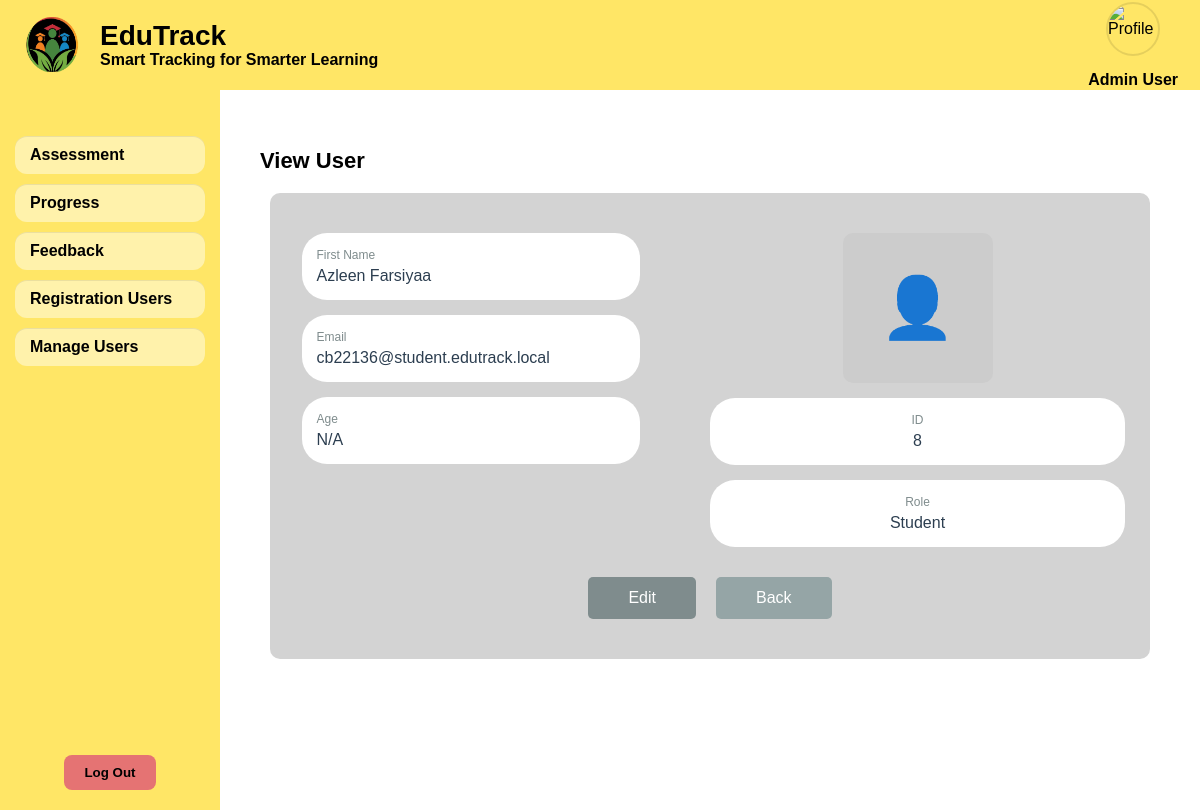
The app's page /view_user.php?id=8 (signed in) with its own data.
### tables this page shows
CREATE TABLE `user` (
  `userID` int NOT NULL,
  `full_name` varchar(255) NOT NULL,
  `email` varchar(255) NOT NULL,
  `password_hash` varchar(255) NOT NULL,
  `role` enum('student','lecturer','admin') NOT NULL,
  `status` enum('pending','active','deactivated','rejected') NOT NULL DEFAULT 'pending',
  `age` int DEFAULT NULL,
  `approved_at` timestamp NULL DEFAULT NULL,
  `created_at` timestamp NOT NULL DEFAULT CURRENT_TIMESTAMP,
  `updated_at` timestamp NOT NULL DEFAULT CURRENT_TIMESTAMP ON UPDATE CURRENT_TIMESTAMP,
  `last_login_at` timestamp NULL DEFAULT NULL,
  `deleted_at` timestamp NULL DEFAULT NULL,
  `force_password_reset` tinyint(1) NOT NULL DEFAULT '0'
);

### includes/functions.php (called while the page is built, shortened)
<?php
function get_user_by_id($conn, $userID)
{
    $stmt = $conn->prepare("SELECT * FROM user WHERE userID = ? AND deleted_at IS NULL");
    $stmt->bind_param("i", $userID);
    $stmt->execute();
    $result = $stmt->get_result();
    return $result->fetch_assoc();
}

### view_user.php (the view, shortened to what this page needs)
<?php
require_once 'config.php';
require_once 'includes/functions.php';
$user = get_user_by_id($conn, $_SESSION['userID']);
$userID = intval($_GET['id']);
$viewedUser = get_user_by_id($conn, $userID);
?>
<!DOCTYPE html>
<html lang="en">
<head>
    <link rel="stylesheet" href="style.css">
</head>
<body>
    <div class="header admin-theme">
        <div class="brand">
            <img src="assets/logoedutrack.png" alt="EduTrack Logo">
            <div class="title">
                <h1>EduTrack</h1>
                <span>Smart Tracking for Smarter Learning</span>
            </div>
        </div>
        <div class="user-info">
            <?php if (!empty($user['profile_picture']) && file_exists($user['profile_picture'])): ?>
                <img src="<?php echo htmlspecialchars($user['profile_picture']); ?>" class="profile-icon" alt="Profile">
            <?php else: ?>
                <img src="assets/profile.png" class="profile-icon" alt="Profile">
            <?php endif; ?>
            <span class="user-name"><?php echo htmlspecialchars($user['full_name']); ?></span>
        </div>
    </div>
    <div class="content-wrapper">
        <div class="sidebar admin-theme">
            <ul>
                <li><a href="admin_dashboard.php">Assessment</a></li>
                <li><a href="#">Progress</a></li>
                <li><a href="evaluationlist.php">Feedback</a></li>
                <li><a href="registration_users.php">Registration Users</a></li>
                <li><a href="manage_users.php">Manage Users</a></li>
            </ul>
            <button class="logout-btn" onclick="window.location.href='logout.php'">Log Out</button>
        </div>
        <div class="main-content">
            <div class="topbar">
                <h2>View User</h2>
            </div>
            <div class="user-container">
                <div class="user-grid">
                    <div class="user-info">
                        <div class="info-field">
                            <label>First Name</label>
                            <div class="value"><?php echo htmlspecialchars($viewedUser['full_name']); ?></div>
                        </div>
                        <div class="info-field">
                            <label>Email</label>
                            <div class="value"><?php echo htmlspecialchars($viewedUser['email']); ?></div>
                        </div>
                        <div class="info-field">
                            <label>Age</label>
                            <div class="value"><?php echo htmlspecialchars($viewedUser['age'] ?? 'N/A'); ?></div>
                        </div>
                    </div>
                    <div class="user-photo-section">
                        <div class="user-photo">
                            <?php if (!empty($viewedUser['profile_picture']) && file_exists($viewedUser['profile_picture'])): ?>
                                <img src="<?php echo htmlspecialchars($viewedUser['profile_picture']); ?>" alt="User Photo">
                            <?php else: ?>
                                👤
                            <?php endif; ?>
                        </div>
                        <div class="user-id-field">
                            <label>ID</label>
                            <div class="value"><?php echo htmlspecialchars($viewedUser['userID']); ?></div>
                        </div>
                        <div class="user-id-field">
                            <label>Role</label>
                            <div class="value"><?php echo ucfirst($viewedUser['role']); ?></div>
                        </div>
                    </div>
                </div>
                <div class="action-buttons">
                    <a href="edit_user.php?id=<?php echo $viewedUser['userID']; ?>" class="btn btn-edit">Edit</a>
                    <a href="javascript:history.back()" class="btn btn-back">Back</a>
                </div>
            </div>
        </div>
    </div>
</body>
</html>

### style.css (style rules this page uses)
body { margin: 0; font-family: "Poppins", sans-serif; }
.content-wrapper { display: flex; min-height: calc(100vh - 90px); }
.header { height: 90px; display: flex; align-items: center; justify-content: space-between; padding: 0 22px; }
.brand { display: flex; align-items: center; gap: 14px; }
.brand img { width: 64px; height: 64px; }
.brand .title { display: flex; flex-direction: column; }
.brand .title h1 { font-size: 28px; line-height: 1.1; margin: 0; }
.brand .title span { font-size: 16px; font-weight: 600; }
.sidebar { width: 220px; height: calc(100vh - 100px); color: #000; display: flex; flex-direction: column; align-items: center; padding-top: 20px; position: sticky; top: 0; overflow-y: auto; }
.sidebar ul { list-style: none; padding: 0; width: 100%; }
.sidebar ul li { margin: 10px 0; }
.sidebar ul li a { display: block; padding: 10px 15px; text-align: left; border-radius: 12px; margin: 0 15px; text-decoration: none; color: #000; font-weight: 600; background: rgba(255,255,255,0.45); box-shadow: 0 1px 0 rgba(0,0,0,0.08) inset; }
.admin-theme { background-color: #ffe666; }
.logout-btn { background-color: #e57373; color: #000; font-weight: bold; border: none; padding: 10px 20px; border-radius: 8px; cursor: pointer; margin-top: auto; margin-bottom: 20px; }
.main-content { flex: 1; padding: 40px; background: #fff; }
.topbar { display: flex; justify-content: space-between; align-items: center; }
.topbar h2 { font-size: 22px; }
.user-info { display: flex; align-items: center; gap: 12px; }
.user-info .profile-icon { width: 50px; height: 50px; border-radius: 50%; object-fit: cover; border: 2px solid rgba(0,0,0,0.1); }
.user-info .user-name { font-size: 16px; font-weight: 600; color: #000; }
.profile-icon { width: 40px; height: 40px; border: 1px solid #aaa; border-radius: 5px; }

### view_user.php (style rules this page uses)
.user-container { background: #d3d3d3; padding: 40px; border-radius: 10px; max-width: 800px; margin: 0 auto; }
.user-grid { display: grid; grid-template-columns: 1fr 1fr; gap: 30px; align-items: start; }
.user-info { display: flex; flex-direction: column; gap: 15px; }
.info-field { background: white; padding: 15px; border-radius: 25px; width: 80%; margin-right: 4rem; }
.info-field label { display: block; font-size: 12px; color: #7f8c8d; margin-bottom: 5px; }
.info-field .value { font-size: 16px; color: #2c3e50; }
.user-photo-section { display: flex; flex-direction: column; align-items: center; gap: 15px; }
.user-photo { width: 150px; height: 150px; background: #ccc; border-radius: 10px; display: flex; align-items: center; justify-content: center; font-size: 60px; color: white; overflow: hidden; }
.user-id-field { width: 100%; background: white; padding: 15px; border-radius: 25px; text-align: center; }
.user-id-field label { display: block; font-size: 12px; color: #7f8c8d; margin-bottom: 5px; }
.user-id-field .value { font-size: 16px; color: #2c3e50; }
.action-buttons { display: flex; gap: 20px; justify-content: center; margin-top: 30px; }
.btn { padding: 12px 40px; border: none; border-radius: 5px; cursor: pointer; font-size: 16px; text-decoration: none; display: inline-block; }
.btn-edit { background: #7f8c8d; color: white; }
.btn-back { background: #95a5a6; color: white; }

### records on screen
user: full_name "Admin User"
user: full_name "Azleen Farsiyaa", email "cb22136@student.edutrack.local", age "N/A", userID "8", role "Student"
